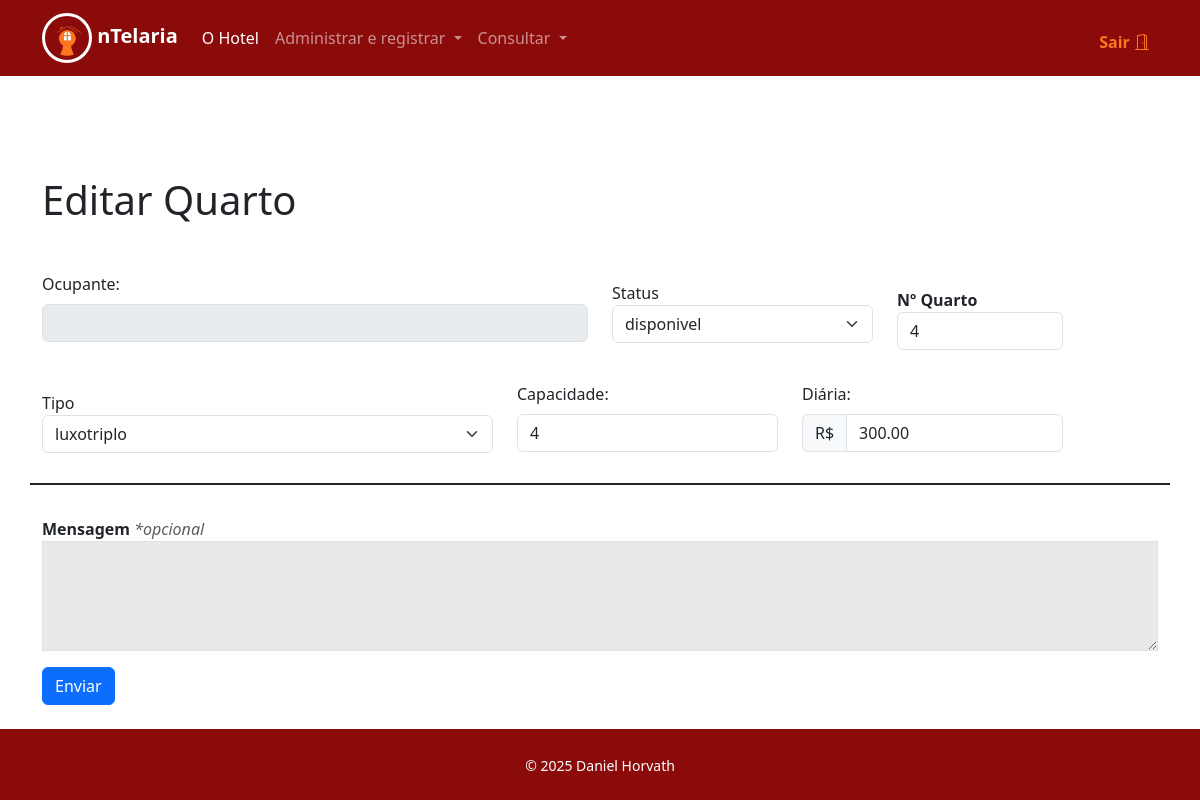
The page /funcionarios/editarquartos.php?id=4 (signed in) on the database its author committed.
### tables this page shows
CREATE TABLE quartos (
	id INT PRIMARY KEY AUTO_INCREMENT,
    hospede_id INT NOT NULL,
    numero VARCHAR(10) NOT NULL UNIQUE,
    tipo VARCHAR(50) NOT NULL,
    capacidade INT NOT NULL,
    preco_diaria DECIMAL(10, 2) NOT NULL,
    descricao TEXT,
    FOREIGN KEY (hospede_id) REFERENCES hospedes(id) ON DELETE CASCADE,
    status ENUM('disponivel', 'indisponivel', 'manutencao') DEFAULT 'disponivel'
);

### funcionarios/editarquartos.php (the view, shortened to what this page needs)
<?php
    require("cabecalho.php");
    require("..\db\conexao.php");
    if($_SERVER['REQUEST_METHOD'] == "GET"){
        try{
            $stmt = $pdo->prepare("SELECT * from quartos WHERE id = ?");
            $stmt->execute([$_GET['id']]);
            $quarto = $stmt->fetch(PDO::FETCH_ASSOC);
            $sql = "SELECT nome FROM hospedes WHERE id = :hospede_id";
                $stmt = $pdo->prepare($sql);
                $stmt->bindParam(':hospede_id', $quarto['hospede_id']);
                $stmt->execute();
                $hospede = $stmt->fetch(PDO::FETCH_ASSOC);
            if($hospede){
                $nome = $hospede['nome'];
            }else{
                $nome = '';
            }
        } catch (Exception $e){
            echo "Erro ao consultar reserva: ".$e->getMessage();
        }
    }
?>
    <div class="container" style="margin-top: 100px;">
        <h1>Editar Quarto</h1>
        <form method="post">
        <div class="row mb-3 mt-5">
            <div class="col-6">
                <label for="nome" class="form-label">Ocupante:</label>
                <input disabled value="<?= $nome?>" type="text" id="nome" name="nome" class="form-control" required="">
            </div>
            <div class="col-3">
                <label for="status" style="margin-top: 9px">Status</label>
                <select class="form-select" name="status" id="status" require="">
                    <option selected value="<?= $quarto['status'] ?>"><?= $quarto['status']?></option>
                </select>
            </div>
            <div class="col-2 pt-3 pb-3">
                <label for="numero"><strong>Nº Quarto</strong></label>
                <input value="<?= $quarto['numero']?>" type="text" class="form-control" name="numero" id="numero" required>
            </div>
        </div>
        <div class="row mb-3 mb-4" style="border-bottom: 2px SOLID; padding-bottom: 30px">
            <div class="col-5">
                    <label for="tipo" style="margin-top: 9px">Tipo</label>
                    <select class="form-select" name="tipo" id="tipo" require="">
                        <option selected value="<?= $quarto['tipo'] ?>"><?= $quarto['tipo'] ?></option>
                    </select>
                </div>
            <div class="col-3">
                <label for="capacidade" class="form-label">Capacidade:</label>
                <input value="<?= $quarto['capacidade']?>" type="text" id="capacidade" name="capacidade" class="form-control" required="">
            </div>
            <div class="col-3">
                <label for="precodiaria" class="form-label">Diária:</label>
                <div class="input-group">
                    <span class="input-group-text">R$</span>
                    <input value="<?= $quarto['preco_diaria']?>" type="text" id="precodiaria" name="precodiaria" class="form-control" required="">
                </div>
            </div>
        </div>
        <div class="row pt-2 justify-content-center">
            <div class="col-md-12 pb-3">
                <label for="mensagem"><strong>Mensagem</strong> <i class="text-muted">*opcional</i></label>
                <textarea class="form-control forms-label" id="mensagem" name="mensagem" rows="4"></textarea>
            </div>
        </div>
            <button type="submit" class="btn btn-primary">Enviar</button>
        </form>
    </div>
<?php
    require("rodape.php");
?>

### forms_style.css (style rules this page uses)
.forms-label { border-radius: 0%; background-color: rgb(233, 233, 233); }

### rows shown on the page
quartos: status "disponivel", numero "4", tipo "luxotriplo", capacidade "4", precodiaria "300.00"
